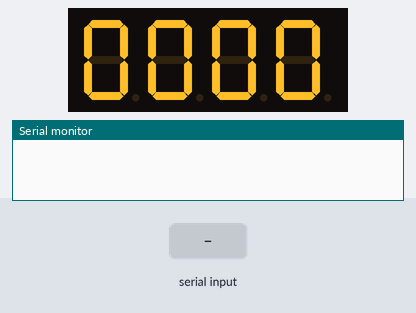
The sketch below on a simulated Arduino Uno, built with avr-gcc and run on an emulated ATmega328P. On the bench: 4-digit seven-segment display, the last lines printed to the serial monitor. The inputs (shaded band) are chosen by the test bench. EEPROM starts erased.

Above: at 1.2 s.
1.3 s: "R90\n" received over Serial
At 3.2 s:
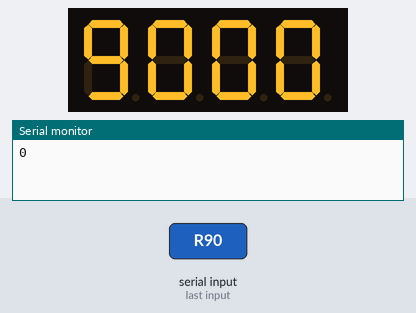
3.5 s: "R,45\n" received over Serial
At 5.0 s:
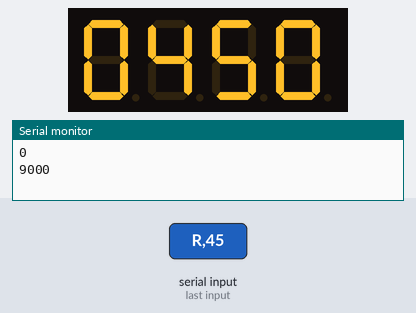
Timing chart, 0 to 6.5 s (numbered marks = the images above; inputs shaded):
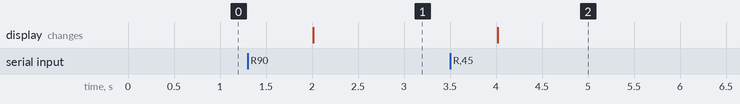

Measured:
- after the input at 1.3 s, the display: changes after 0.71 s (image 1)
- after the input at 3.5 s, the display: changes after 0.52 s (image 2)

The sketch:

FailClock.ino
```cpp
 /**
  * Controls the 7 segment display and provides a serial interface to perform certain functions
  * http://learn.adafruit.com/adafruit-led-backpack/1-2-inch-7-segment-backpack
  *
  *  --- Requirements ---
  *  This sketch communicates via Serial interface, see below for a detailed description of the protocol.
  *  Besides the Adafruit libraries to control the Backpack nothing is needed.
  *
  *  --- Protocol ---
  * Note: The protocol is very naive and in no way robust.
  *       Do not try to send malformed data, you'll regret it ;)
  *       This is due to the attempt to make the code as small as possible (though readability is another important factor).
  * Note: After establishing a serial connection the Arduino will autoreset itself.
  *       The actual counter will be stored via EEPROM, so you do not have to worry about that.
  *
  *       It is possible to avoid the AutoReset:
  *         http://playground.arduino.cc/Main/DisablingAutoResetOnSerialConnection
  *       but I want to modify the Arduino as less as possible (making it easier to rebuild the project)
  *
  * Input:
  * I
  *   - Increases the counter by 1
  *     Example: T -> If the counter shows 1337 it will be increased to 1338
  *     Returns: Nothing
  * R0123
  *   - Resets the counter to the given number
  *     Must be R + 4 digits long
  *     Example: R0000 (resets to 0)
  *     Returns: 0123 -> Previously shown number
  */

//Arduino libraries
#include <Wire.h>   //I2C communication
#include <EEPROM.h> //Write current count permanently (if the Arduino resets, we'll still show the right value)

//Adafruit libraries to control the 7 segment display
#include "Adafruit_LEDBackpack.h"
#include "Adafruit_GFX.h"

//variables
Adafruit_7segment matrix = Adafruit_7segment(); //needed to access the display
unsigned int counter = 0; //this is the current counter, that's what the display will show

void setup() {
  Serial.begin(9600);
  //NOTE: Commented out because I do not want to send more data than needed
  //Serial.println("7Seg Counter");
  //Serial.println("Usage:");
  //Serial.println("T012345 - Set the seconds since last midnight");
  //Serial.println("R0123 - Reset the display to the given days");
  //Serial.println("For a more verbose explanation take a look at the docs in the source");

  //Check if there is data in the EEPROM available
  counter = readEeprom();

  //Init the 7seg
  matrix.begin(0x70);
  displayNumber(counter);
}

void loop()
{
  //check if there is data available
  if (Serial.available() > 0)
  {
    char input = Serial.read();
    if(input == 'R') //'R' means that the display should be updated
    {
      unsigned int lastValue = updateDisplay();
      Serial.println(lastValue, DEC); //answer with the previous counter (to let the caller keep a Highscore or whatever)
    }
    else if(input == 'I') //'I' means that the counter should be increased
    {
      increaseCounter();
      displayNumber(counter);
    }
    else
    {
      //do nothing here... just put the input into /dev/null aka Nirvana
      while(Serial.available())
      {
        Serial.read();
      }
    }
  }

  //sleep for a second (let's give the arduino a break...)
  delay(1000);
}

void increaseCounter()
{
  //if the counter reaches its maximum we'll simply jump back to 0000
  //for day counts this should be enough (more than 27 years, you've earned your jump to 0000 then...)
  counter++;
  if(counter == 9999)
  {
    counter = 0;
  }
}

void displayNumber(unsigned int number)
{
  //this splits the 4-digit number into single digits (else we wouldn't be able to print something like leading zeroes etc)
  const unsigned char NUMDIGITS = 4;
  unsigned char singleDigits[NUMDIGITS];
  for(unsigned char index = NUMDIGITS; index-- > 0;) //reverse iterate
  {
    singleDigits[index] = number % 10;
    number = number/10;
  }

  //Write the digits to the display
  //NOTE: The digits on the display do not address with 0,1,2,3, so we cannot iterate with a for-loop here
  matrix.writeDigitNum(0, singleDigits[0]); //first number  (index 0)
  matrix.writeDigitNum(1, singleDigits[1]); //second number (index 1)
  matrix.writeDigitNum(3, singleDigits[2]); //third number  (index 3)
  matrix.writeDigitNum(4, singleDigits[3]); //fourth number (index 4)
  matrix.writeDisplay();

  //store the value on the EEPROM
  //this is needed to have the actual counter available after the Arduino is resetted (Power on/off, Serial connection, ...)
  //Note: EEPROM only allows ~100,000 writes, so one can think that this is not the best solution.
  //      Considering that we're writing 2 bytes, which means the EEPROM will last for 50000 updates.
  //      An update occurs in the following cases:
  //        - Arduino is turned on (shouldn't happen to often if the power source is reliable)
  //        - A serial connection is established (This should just happen if the counter needs to be reset)
  //        - Another day is reached (Which'll only happen once in a day, yeah that's logic!)
  //      Assuming that you have a really crappy environment where you need to reset the counter every day (2 writes per day),
  //      the EEPROM should be fine for more than 60 years.

  //Store 2 digits in one byte to avoid writing more data than needed
  unsigned char firstData = (singleDigits[0] * 10) + singleDigits[1];
  unsigned char secondData = (singleDigits[2] * 10) + singleDigits[3];
  EEPROM.write(0, firstData);
  EEPROM.write(1, secondData);
}

unsigned int readEeprom()
{
  unsigned char firstData = EEPROM.read(0);
  unsigned char secondData = EEPROM.read(1);

  //if a value is above 99 it hasn't been written by our program (or it hasn't been written at all)
  if(firstData > 99 ||
     secondData > 99)
  {
    //simply return 0 if the data is invalid
    return 0;
  }

  //form a 4 digit number from it again
  unsigned int readValue = (firstData * 100) + secondData;
  return readValue;
}

unsigned int updateDisplay()
{
  //read the new count from serial
  unsigned int newCount = 0;
  if(Serial.available())
  {
    newCount = newCount + ( charToNumber(Serial.read()) * 1000);
    newCount = newCount + ( charToNumber(Serial.read()) * 100);
    newCount = newCount + ( charToNumber(Serial.read()) * 10);
    newCount = newCount + ( charToNumber(Serial.read()) );
  }
  else
  {
    //not enough input, just keep the old value
    newCount = counter;

    //NOTE: Commented out because I do not want to send more data than needed
    //Serial.println("Data is invalid, keeping old value");
  }

  unsigned int oldCount = counter;
  counter = newCount;
  displayNumber(counter);

  return oldCount;
}

unsigned int charToNumber(char givenChar)
{
  //ASCII for '0' is 48, increasing constantly to 57 for '9', so it's easy to
  //get the numeric value out of the char
  if( givenChar >= '0' && givenChar <= '9')
  {
    return givenChar - 48;
  }

  //if the given char wasn't a number use 0 as a fallback
  return 0;
}
```
